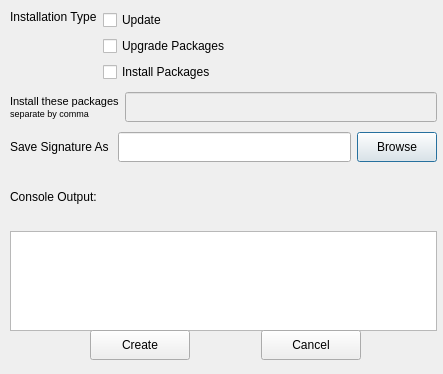
<?xml version="1.0" encoding="UTF-8"?>
<ui version="4.0">
 <class>CreateProfile</class>
 <widget class="QDialog" name="CreateProfile">
  <property name="windowModality">
   <enum>Qt::ApplicationModal</enum>
  </property>
  <property name="geometry">
   <rect>
    <x>0</x>
    <y>0</y>
    <width>443</width>
    <height>374</height>
   </rect>
  </property>
  <property name="sizePolicy">
   <sizepolicy hsizetype="Fixed" vsizetype="Fixed">
    <horstretch>0</horstretch>
    <verstretch>0</verstretch>
   </sizepolicy>
  </property>
  <property name="minimumSize">
   <size>
    <width>443</width>
    <height>374</height>
   </size>
  </property>
  <property name="maximumSize">
   <size>
    <width>443</width>
    <height>374</height>
   </size>
  </property>
  <property name="windowTitle">
   <string>Generate Signature</string>
  </property>
  <widget class="QWidget" name="verticalLayoutWidget">
   <property name="geometry">
    <rect>
     <x>10</x>
     <y>10</y>
     <width>427</width>
     <height>321</height>
    </rect>
   </property>
   <layout class="QVBoxLayout" name="verticalLayout">
    <item>
     <layout class="QVBoxLayout" name="verticalLayout_2">
      <property name="sizeConstraint">
       <enum>QLayout::SetFixedSize</enum>
      </property>
      <item>
       <layout class="QHBoxLayout" name="horizontalLayout">
        <item>
         <layout class="QVBoxLayout" name="verticalLayout_3">
          <property name="spacing">
           <number>6</number>
          </property>
          <property name="sizeConstraint">
           <enum>QLayout::SetMinimumSize</enum>
          </property>
          <item>
           <widget class="QLabel" name="lblInstallType">
            <property name="maximumSize">
             <size>
              <width>16777215</width>
              <height>16777215</height>
             </size>
            </property>
            <property name="text">
             <string>Installation Type</string>
            </property>
            <property name="alignment">
             <set>Qt::AlignLeading|Qt::AlignLeft|Qt::AlignTop</set>
            </property>
           </widget>
          </item>
         </layout>
        </item>
        <item>
         <layout class="QVBoxLayout" name="verticalLayout_4">
          <item>
           <widget class="QCheckBox" name="updateCheckBox">
            <property name="text">
             <string>Update</string>
            </property>
           </widget>
          </item>
          <item>
           <widget class="QCheckBox" name="upgradePackagesRadioBox">
            <property name="text">
             <string>Upgrade Packages</string>
            </property>
           </widget>
          </item>
          <item>
           <widget class="QCheckBox" name="installPackagesRadioBox">
            <property name="text">
             <string>Install Packages</string>
            </property>
           </widget>
          </item>
         </layout>
        </item>
        <item>
         <spacer name="horizontalSpacer">
          <property name="orientation">
           <enum>Qt::Horizontal</enum>
          </property>
          <property name="sizeType">
           <enum>QSizePolicy::Expanding</enum>
          </property>
          <property name="sizeHint" stdset="0">
           <size>
            <width>20</width>
            <height>20</height>
           </size>
          </property>
         </spacer>
        </item>
       </layout>
      </item>
     </layout>
    </item>
    <item>
     <spacer name="verticalSpacer_2">
      <property name="orientation">
       <enum>Qt::Vertical</enum>
      </property>
      <property name="sizeType">
       <enum>QSizePolicy::Fixed</enum>
      </property>
      <property name="sizeHint" stdset="0">
       <size>
        <width>20</width>
        <height>4</height>
       </size>
      </property>
     </spacer>
    </item>
    <item>
     <layout class="QHBoxLayout" name="horizontalLayout_6">
      <property name="sizeConstraint">
       <enum>QLayout::SetDefaultConstraint</enum>
      </property>
      <item>
       <widget class="QLabel" name="lblPackageList">
        <property name="text">
         <string>&lt;!DOCTYPE HTML PUBLIC &quot;-//W3C//DTD HTML 4.0//EN&quot; &quot;http://www.w3.org/TR/REC-html40/strict.dtd&quot;&gt;
&lt;html&gt;&lt;head&gt;&lt;meta name=&quot;qrichtext&quot; content=&quot;1&quot; /&gt;&lt;style type=&quot;text/css&quot;&gt;
p, li { white-space: pre-wrap; }
&lt;/style&gt;&lt;/head&gt;&lt;body style=&quot; font-family:'DejaVu Sans'; font-size:8pt; font-weight:400; font-style:normal;&quot;&gt;
&lt;p style=&quot; margin-top:0px; margin-bottom:0px; margin-left:0px; margin-right:0px; -qt-block-indent:0; text-indent:0px;&quot;&gt;Install these packages&lt;/p&gt;
&lt;p style=&quot; margin-top:0px; margin-bottom:0px; margin-left:0px; margin-right:0px; -qt-block-indent:0; text-indent:0px;&quot;&gt;&lt;span style=&quot; font-size:7pt;&quot;&gt;separate by comma&lt;/span&gt;&lt;/p&gt;&lt;/body&gt;&lt;/html&gt;</string>
        </property>
       </widget>
      </item>
      <item>
       <widget class="QLineEdit" name="packageList">
        <property name="enabled">
         <bool>false</bool>
        </property>
        <property name="minimumSize">
         <size>
          <width>0</width>
          <height>30</height>
         </size>
        </property>
        <property name="readOnly">
         <bool>false</bool>
        </property>
       </widget>
      </item>
     </layout>
    </item>
    <item>
     <spacer name="verticalSpacer">
      <property name="orientation">
       <enum>Qt::Vertical</enum>
      </property>
      <property name="sizeType">
       <enum>QSizePolicy::Fixed</enum>
      </property>
      <property name="sizeHint" stdset="0">
       <size>
        <width>20</width>
        <height>4</height>
       </size>
      </property>
     </spacer>
    </item>
    <item>
     <layout class="QVBoxLayout" name="verticalLayout_5">
      <property name="spacing">
       <number>6</number>
      </property>
      <property name="sizeConstraint">
       <enum>QLayout::SetDefaultConstraint</enum>
      </property>
      <item>
       <layout class="QHBoxLayout" name="horizontalLayout_2">
        <item>
         <layout class="QHBoxLayout" name="horizontalLayout_3">
          <item>
           <widget class="QLabel" name="lblSaveProfile">
            <property name="text">
             <string>Save Signature As </string>
            </property>
           </widget>
          </item>
          <item>
           <widget class="QLineEdit" name="profileFilePath">
            <property name="enabled">
             <bool>true</bool>
            </property>
            <property name="sizePolicy">
             <sizepolicy hsizetype="Expanding" vsizetype="Fixed">
              <horstretch>0</horstretch>
              <verstretch>0</verstretch>
             </sizepolicy>
            </property>
            <property name="minimumSize">
             <size>
              <width>0</width>
              <height>30</height>
             </size>
            </property>
           </widget>
          </item>
          <item>
           <widget class="QPushButton" name="browseFilePathButton">
            <property name="minimumSize">
             <size>
              <width>0</width>
              <height>30</height>
             </size>
            </property>
            <property name="text">
             <string>Browse</string>
            </property>
           </widget>
          </item>
         </layout>
        </item>
       </layout>
      </item>
      <item>
       <layout class="QVBoxLayout" name="verticalLayout_8">
        <item>
         <widget class="QLabel" name="lblConsoleOutput">
          <property name="text">
           <string>Console Output:</string>
          </property>
         </widget>
        </item>
        <item>
         <widget class="QTextEdit" name="consoleOutputHolder">
          <property name="sizePolicy">
           <sizepolicy hsizetype="Expanding" vsizetype="Fixed">
            <horstretch>0</horstretch>
            <verstretch>0</verstretch>
           </sizepolicy>
          </property>
          <property name="minimumSize">
           <size>
            <width>0</width>
            <height>100</height>
           </size>
          </property>
          <property name="maximumSize">
           <size>
            <width>16777215</width>
            <height>100</height>
           </size>
          </property>
         </widget>
        </item>
       </layout>
      </item>
     </layout>
    </item>
   </layout>
  </widget>
  <widget class="QWidget" name="horizontalLayoutWidget">
   <property name="geometry">
    <rect>
     <x>25</x>
     <y>325</y>
     <width>401</width>
     <height>40</height>
    </rect>
   </property>
   <layout class="QHBoxLayout" name="horizontalLayout_4">
    <item>
     <spacer name="horizontalSpacer_2">
      <property name="orientation">
       <enum>Qt::Horizontal</enum>
      </property>
      <property name="sizeHint" stdset="0">
       <size>
        <width>40</width>
        <height>20</height>
       </size>
      </property>
     </spacer>
    </item>
    <item>
     <widget class="QPushButton" name="createProfileButton">
      <property name="enabled">
       <bool>true</bool>
      </property>
      <property name="minimumSize">
       <size>
        <width>100</width>
        <height>30</height>
       </size>
      </property>
      <property name="text">
       <string>Create</string>
      </property>
      <property name="icon">
       <iconset resource="resources.qrc">
        <normaloff>:/icons/icons/dialog-ok-apply.png</normaloff>:/icons/icons/dialog-ok-apply.png</iconset>
      </property>
     </widget>
    </item>
    <item>
     <spacer name="horizontalSpacer_4">
      <property name="orientation">
       <enum>Qt::Horizontal</enum>
      </property>
      <property name="sizeHint" stdset="0">
       <size>
        <width>40</width>
        <height>20</height>
       </size>
      </property>
     </spacer>
    </item>
    <item>
     <widget class="QPushButton" name="cancelButton">
      <property name="minimumSize">
       <size>
        <width>100</width>
        <height>30</height>
       </size>
      </property>
      <property name="text">
       <string>Cancel</string>
      </property>
      <property name="icon">
       <iconset resource="resources.qrc">
        <normaloff>:/icons/icons/dialog-cancel.png</normaloff>:/icons/icons/dialog-cancel.png</iconset>
      </property>
     </widget>
    </item>
    <item>
     <spacer name="horizontalSpacer_3">
      <property name="orientation">
       <enum>Qt::Horizontal</enum>
      </property>
      <property name="sizeHint" stdset="0">
       <size>
        <width>40</width>
        <height>20</height>
       </size>
      </property>
     </spacer>
    </item>
   </layout>
  </widget>
 </widget>
 <resources>
  <include location="resources.qrc"/>
 </resources>
 <connections/>
</ui>
